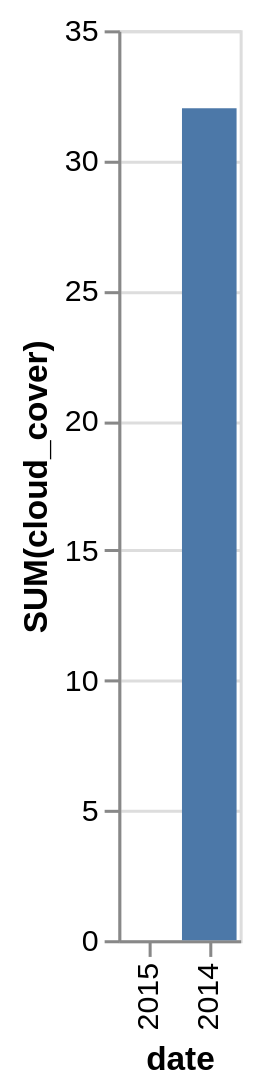

Here is the Vega-Lite specification saved for this chart:
### Vega-Lite specification from a JSON file in a GitHub repository (floating-point values rounded to 4 significant figures)
{"data": {"values": [{"x_data": "2015", "y_data": 0}, {"x_data": "2014", "y_data": 32}]}, "mark": "bar", "encoding": {"x": {"field": "x_data", "type": "nominal", "title": "date", "sort": {"op": "sum", "field": "y_data", "order": "ascending"}}, "y": {"field": "y_data", "type": "quantitative", "title": "SUM(cloud_cover)"}}}
